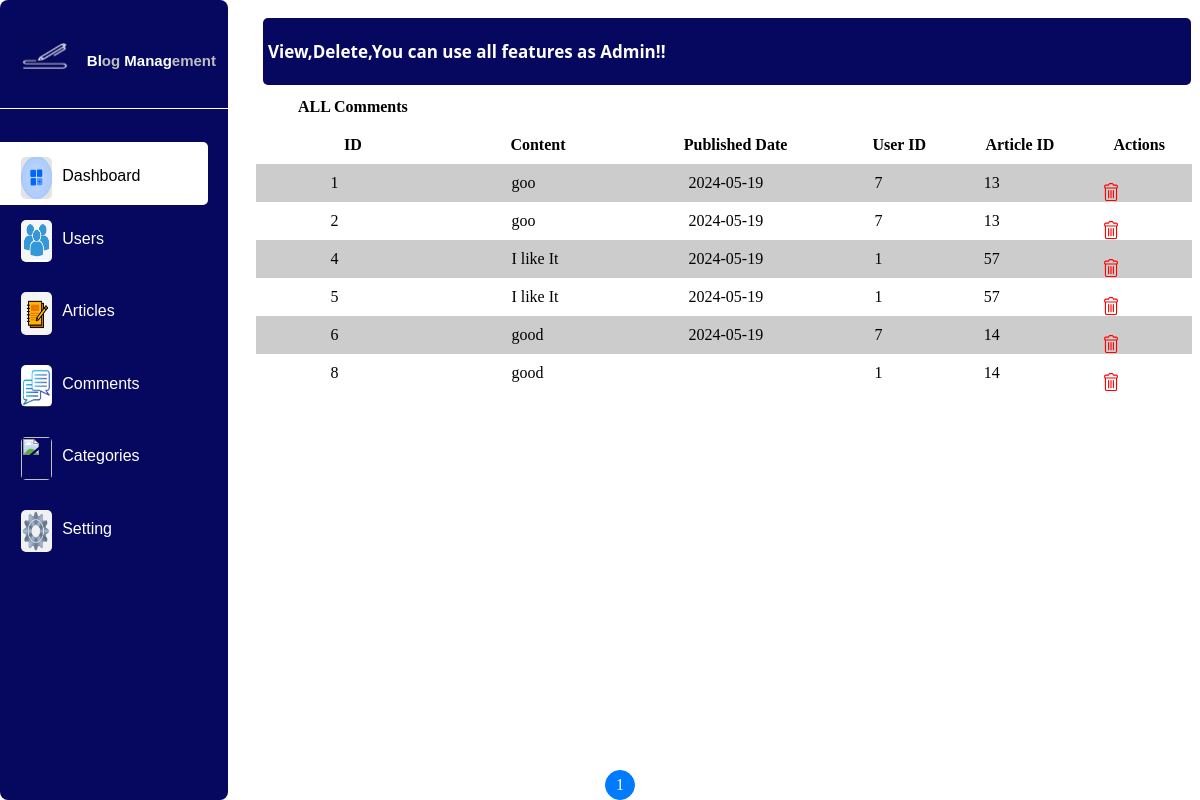
/dashboard/src/comments/comments.php, run on the app's committed database.
### tables this page shows
CREATE TABLE `comments` (
  `ID_comment` int(11) NOT NULL,
  `Contenu_com` text NOT NULL,
  `Date_created_com` date DEFAULT NULL,
  `ID_user` int(11) NOT NULL,
  `ID_arti` int(11) NOT NULL
);

### dashboard/src/comments/comments.php (the view, shortened to what this page needs)
<?php
$con = new PDO('mysql:host=localhost;dbname=blog_db', 'root', "");
$con->setAttribute(PDO::ATTR_ERRMODE, PDO::ERRMODE_EXCEPTION);
function getCommentsWithPagination($con, $offset, $limit)
{
    $stmt = $con->prepare("SELECT * FROM comments LIMIT :limit OFFSET :offset");
    $stmt->bindParam(':limit', $limit, PDO::PARAM_INT);
    $stmt->bindParam(':offset', $offset, PDO::PARAM_INT);
    $stmt->execute();
    return $stmt->fetchAll(PDO::FETCH_ASSOC);
}
$commentsPerPage = 10;
$page = isset($_GET['page']) ? $_GET['page'] : 1;
$offset = ($page - 1) * $commentsPerPage;
$comments = getCommentsWithPagination($con, $offset, $commentsPerPage);
$totalComments = $con->query("SELECT COUNT(*) FROM comments")->fetchColumn();
$totalPages = ceil($totalComments / $commentsPerPage);
?>
<!DOCTYPE html>
<html lang="en">
<head>
    <link rel="stylesheet" href="../css/test.css">
    <link rel="stylesheet" href="../output.css">
    <link rel="stylesheet" href="../css/user.css">
</head>
<body>
    <?php include '../aside2.php'; ?>
    <section class="expression">
<p>View,Delete,You can use all features as Admin!!</p>
</section>
    <div class="container scrollable-container">
        <table class="articles-table">
            <thead>
            <tr class="items">
                    <th class="title" colspan="1">ALL Comments</th>
                    <th class="th" colspan="9"></th>
                </tr>
                <tr>
                    <th>ID</th>
                    <th>Content</th>
                    <th>Published Date</th>
                    <th>User ID</th>
                    <th>Article ID</th>
                    <th>Actions</th>
                </tr>
            </thead>
            <tbody>
                <?php foreach ($comments as $comment) : ?>
                    <tr>
                        <td>
                        <?php echo $comment['ID_comment']; ?></td>
                        <td>
                        <?php echo $comment['Contenu_com']; ?></td>
                        <td>
                        <?php echo $comment['Date_created_com']; ?></td>
                        <td>
                        <?php echo $comment['ID_user']; ?></td>
                        <td>
                        <?php echo $comment['ID_arti']; ?></td>
                        <td>  <form method="post" action="" class="inline-flex ml-2" onsubmit="return confirm('Are you sure you want to delete this comment?');">
    <button type="submit" name="delete" class="text-red-500 hover:text-red-700 p-2 no-border">
    </button>
</form></td>
                    </tr>
                <?php endforeach; ?>
            </tbody>
        </table>
    </div>
    <div class="pagination">
        <?php for ($i = 1; $i <= $totalPages; $i++) : ?>
            <a href="?page=<?php echo $i; ?>" class="<?php echo $page == $i ? 'active' : ''; ?>"><?php echo $i; ?></a>
        <?php endfor; ?>
    </div>
</body>
</html>

### dashboard/src/css/test.css (style rules this page uses)
.container { width: 80%; margin: 0 auto; overflow-y: auto; }
section { position: absolute; margin-top: 200px; margin-left: 305px; }
.articles-table { margin-top: 80px; width: 78%; margin-left: 130px; z-index: -1; position: absolute; }
table { height: 100px; border-collapse: collapse; border-radius: 20px; }
thead th { background-color: #ffffff; }
tbody tr:nth-child(even) { background-color: #fff; }
tbody tr:nth-child(odd) { background-color: #ccc; }
td, th { padding: 10px; }
td form { display: flex; }
td form svg { color: #54AE88; }
table { z-index: 1000; max-height: calc(100vh - 60px); overflow-y: auto; }
.pagination { position:fixed; text-align: center; bottom: 0px; left: 50%; color: #007bff; }
.pagination a { border-radius: 60px; display: inline-block; padding: 5px 10px; margin: 0 5px; border: 1px solid #ccc; text-decoration: none; color: #333; }
.pagination a.active { border-radius: 60px; background-color: #007bff; color: #fff; border: 1px solid #007bff; }
.container tbody tr button { border: none; border-radius: 0; border-width: 0; outline: none; background-color:white; width: 0px; height: 0px; }
tbody tr:nth-child(odd) button { background-color: #ccc; }

### dashboard/src/css/user.css (style rules this page uses)
body { display: block; }
.expression { background-color: #05085E; width: 76.5vw; border-radius: 5px; color: white; margin-top: 10px; position: absolute; margin-left: 255px; padding: 5px; }
.expression p { font-weight: bolder; font-size: 17px; position: relative; font-family: system-ui, -apple-system, BlinkMacSystemFont, 'Segoe UI', Roboto, Oxygen, Ubuntu, Cantarell, 'Open Sans', 'Helvetica Neue', sans-serif; }

### dashboard/src/comments/comments.php (style rules this page uses)
.container tbody tr button { border: none; border-radius: 0; border-width: 0; outline: none; background-color: white; width: 0px; height: 0px; }
tbody tr:nth-child(odd) button { background-color: #ccc; }

### data on the page
comments: ID_comment "1", Contenu_com "goo", Date_created_com "2024-05-19", ID_user "7", ID_arti "13"
comments: ID_comment "2", Contenu_com "goo", Date_created_com "2024-05-19", ID_user "7", ID_arti "13"
comments: ID_comment "4", Contenu_com "I like It", Date_created_com "2024-05-19", ID_user "1", ID_arti "57"
comments: ID_comment "5", Contenu_com "I like It", Date_created_com "2024-05-19", ID_user "1", ID_arti "57"
comments: ID_comment "6", Contenu_com "good", Date_created_com "2024-05-19", ID_user "7", ID_arti "14"
comments: ID_comment "8", Contenu_com "good", ID_user "1", ID_arti "14"
